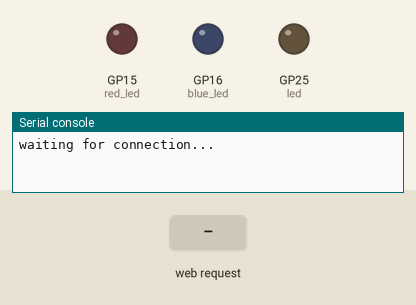
Bench run of a program on a simulated Raspberry Pi Pico running MicroPython. Parts: output pins drawn as LEDs (lit = HIGH), the last lines printed to the serial console. The test bench sets the inputs (shaded band). WiFi joins after 1.5 s.

Above: at 0.6 s.
At 8.2 s:
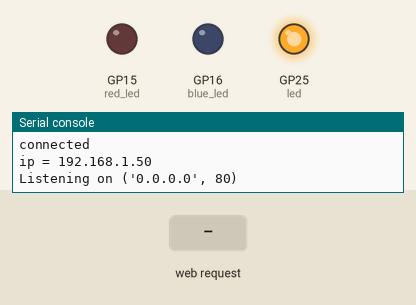
8.3 s: HTTP request GET /red_on received
9.8 s: HTTP request GET /red_off received
11.3 s: HTTP request GET /blue_on received
Timing chart, 0 to 14.3 s (numbered marks = the images above; inputs shaded):
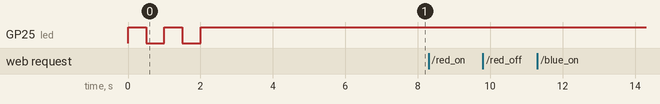

The program:

WebServer.py
```python
import network
import socket
from machine import Pin
import time

red_led = Pin(15, Pin.OUT)
blue_led = Pin(16, Pin.OUT)
led = Pin("LED", Pin.OUT)

#Wifi configuration
ssid = 'SSID-Name'
password = 'Password'

wlan = network.WLAN(network.STA_IF)
wlan.active(True)
wlan.connect(ssid, password)

  # Connecting to Wifi with LED blinks
max_wait = 10
while max_wait > 0:
    if wlan.status() < 0 or wlan.status() >= 3:
        break
    max_wait -= 1
    print('waiting for connection...')
    led.value(1)
    time.sleep(0.5)
    led.value(0)
    time.sleep(0.5)


if wlan.status() != 3:
    for i in range (10):
        led.value(1)
        time.sleep(0.02)
        led.value(0)
        time.sleep(0.02)

    raise RuntimeError('network connection failed')

else:
    print('connected')
    status = wlan.ifconfig()
    print( 'ip = ' + status[0] )
    led.value(1)
    time.sleep(5)


# HTML
html = """
<!DOCTYPE html>
<html lang="en">
  <head>
    <meta charset="UTF-8" />
    <meta name="viewport" content="width=device-width, initial-scale=1.0" />
    <meta http-equiv="X-UA-Compatible" content="IE=edge" />
    <title>LED</title>
    <link rel="stylesheet" href="styles.css" />
    <style>
      /* General styles */
      body {
        margin: 0;
        font-family: Arial, sans-serif;
        background-color: #121212; /* Dark background */
        color: #f5f5f5; /* Light text color */
      }

      header {
        text-align: center;
        padding: 20px;
        background-color: #1f1f1f;
        border-bottom: 2px solid #333;
      }

      h1 {
        font-size: 2rem;
        margin: 0;
      }

      main {
        display: flex;
        justify-content: center;
        padding: 20px;
      }

      .container {
        display: flex;
        flex-direction: row;
        gap: 20px; /* Space between the two sections */
      }

      .section {
        display: flex;
        flex-direction: column;
        gap: 20px; /* Space between each part */
        background-color: #b2f0e3;
        padding: 20px;
        border-radius: 10px;
        width: 100%;
        max-width: 400px;
      }

      .part {
        text-align: center;
        padding: 20px;
        border: 1px solid #333;
        background-color: #f5f5f5;
        color: #121212;
        border-radius: 10px;
      }

      /* Red buttons for section 1 */
      #button1,
      #button2 {
        padding: 20px;
        font-size: 1.2rem;
        background-color: red;
        color: white;
        border: none;
        border-radius: 10px;
        cursor: pointer;
      }

      /* Blue buttons for section 2 */
      #button3,
      #button4 {
        padding: 20px;
        font-size: 1.2rem;
        background-color: blue;
        color: white;
        border: none;
        border-radius: 10px;
        cursor: pointer;
      }

      button:hover {
        opacity: 0.8;
      }

      footer {
        text-align: center;
        padding: 20px;
        background-color: #1f1f1f;
        border-top: 2px solid #333;
      }

      /* Responsive design */
      @media (max-width: 768px) {
        .container {
          flex-direction: column;
          align-items: center;
        }

        .section {
          max-width: 100%;
          width: 100%;
        }
      }
    </style>
  </head>
  <body>
    <header>
      <h1>Responsive Interactive Web Page</h1>
    </header>

    <main>
      <div class="container">
        <!-- First vertical section -->
        <div class="section">
          <div class="part">
            <form action="/red_on" method="POST">
              <button id="button1">Button 1</button>
            </form>
          </div>
          <div class="part">
            <form action="/red_off" method="POST">
              <button id="button2">Button 2</button>
            </form>
          </div>
          <div class="part" id="status1">Status: None</div>
        </div>

        <!-- Second vertical section -->
        <div class="section">
          <div class="part">
            <form action="/blue_on" method="POST">
              <button id="button3">Button 3</button>
            </form>
          </div>
          <div class="part">
            <form action="/blue_off" method="POST">
              <button id="button4">Button 4</button>
            </form>
          </div>
          <div class="part" id="status2">Status: None</div>
        </div>
      </div>
    </main>

    <footer>
      <p>Microprocessor Project by MohammadJavad Shahbazi</p>
      <p>Master: Dr. Paiam Sanaee</p>
    </footer>
  </body>
</html>
"""

#Simple web server
def web_server():
    addr = socket.getaddrinfo('0.0.0.0', 80)[0][-1]
    s = socket.socket()
    s.bind(addr)
    s.listen(1)

    print('Listening on', addr)

    while True:
        client, addr = s.accept()
        print('Client connected from', addr)
        request = client.recv(1024).decode()
        print(request)

        #Control LEDs
        if 'POST /blue_on' in request:
            blue_led.on()
        elif 'POST /blue_off' in request:
            blue_led.off()
        elif 'POST /red_on' in request:
            red_led.on()
        elif 'POST /red_off' in request:
            red_led.off()

        #HTML response
        client.send('HTTP/1.1 200 OK\n')
        client.send('Content-Type: text/html\n')
        client.send('Connection: close\n\n')
        client.sendall(html)
        client.close()


web_server()
```
